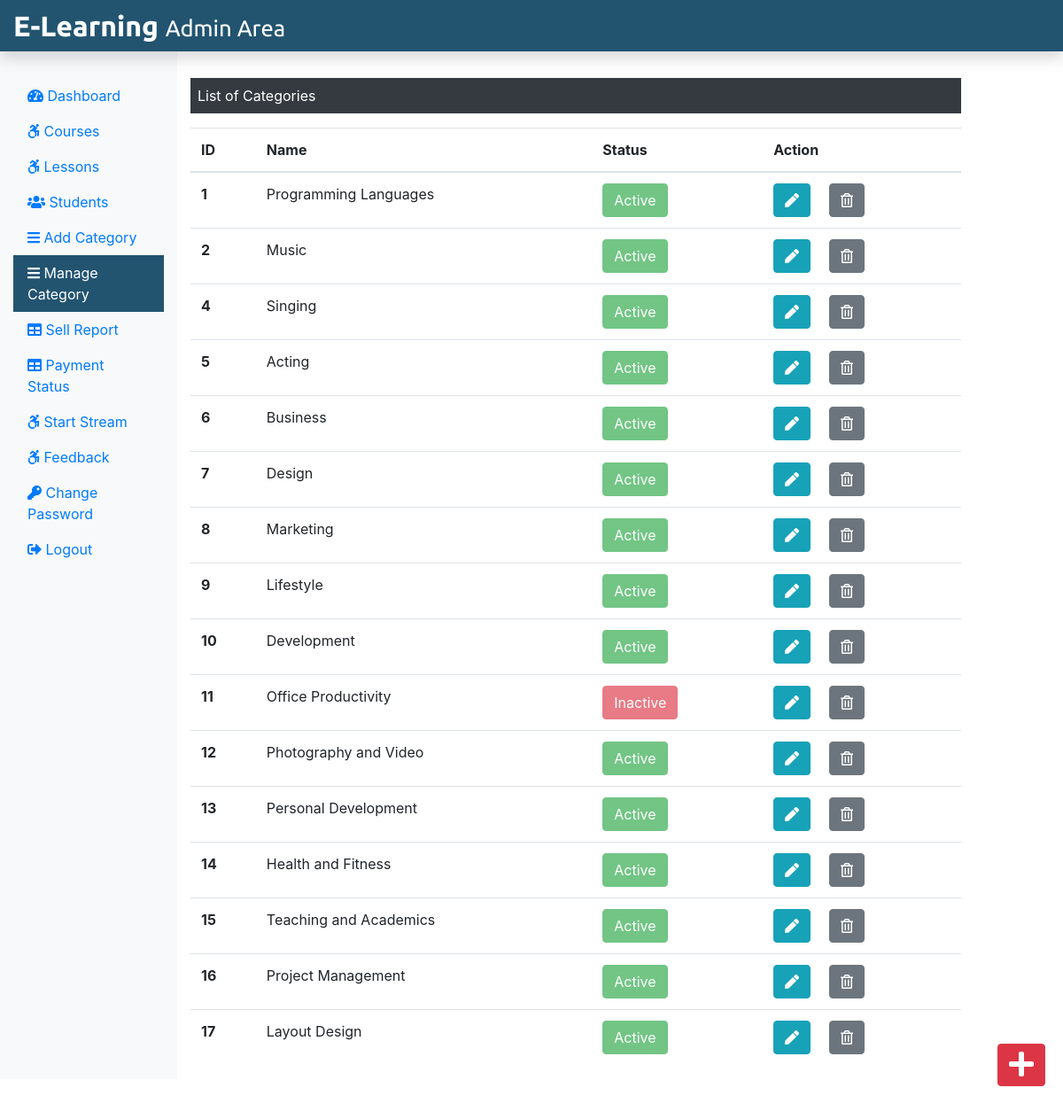
Page /Admin/categoryList.php (signed in) on the committed database.
### tables this page shows
CREATE TABLE `category` (
  `id` int(11) NOT NULL,
  `categoryName` varchar(255) NOT NULL,
  `Status` int(11) NOT NULL
);

### Admin/categoryList.php (the view, shortened to what this page needs)
<?php
include('./adminInclude/header.php');
include('../dbConnection.php');
 ?>
  <div class="col-sm-9 mt-5">
    <p class=" bg-dark text-white p-2">List of Categories</p>
    <?php
      $sql = "SELECT * FROM category";
      $result = $conn->query($sql);
      if($result->num_rows > 0){
       echo '<table class="table">
       <thead>
        <tr>
         <th scope="col">ID</th>
         <th scope="col">Name</th>
         <th scope="col">Status</th>
         <th scope="col">Action</th>
        </tr>
       </thead>
       <tbody>';
        while($row = $result->fetch_assoc()){
          echo '<tr>';
          echo '<th scope="row">'.$row["id"].'</th>';
          echo '<td>'. $row["categoryName"].'</td>';
          if($row["Status"] == 1){
            echo '<td><button class="btn btn-success" disabled>Active</button></td>';
          }
          if($row["Status"] == 0){
            echo '<td><button class="btn btn-danger" disabled>Inactive</button></td>';
          }
          echo '<td><form action="editcategory.php" method="POST" class="d-inline"> <input type="hidden" name="id" value='. $row["id"] .'><button type="submit" class="btn btn-info mr-3" name="view" value="View"><i class="fas fa-pen"></i></button></form>
          <form action="" method="POST" onclick="checker()" class="d-inline"><input type="hidden" name="id" value='. $row["id"] .'><button type="submit" class="btn btn-secondary" name="delete" value="Delete"><i class="far fa-trash-alt"></i></button></form></td>
         </tr>';
        }
        echo '</tbody>
        </table>';
      } else {
        echo "0 Result";
      }
     ?>
  </div>
 </div>
 <div><a class="btn btn-danger box" href="./addCategory.php"><i class="fas fa-plus fa-2x"></i></a></div>
</div>
</body>
</html>

### css/adminstyle.css (style rules this page uses)
.box { position: fixed; bottom: 10px; right: 20px; margin-bottom: 30px; }

### rows in the picture
category: id "1", categoryName "Programming Languages", Status "Active"
category: id "2", categoryName "Music", Status "Active"
category: id "4", categoryName "Singing", Status "Active"
category: id "5", categoryName "Acting", Status "Active"
category: id "6", categoryName "Business", Status "Active"
category: id "7", categoryName "Design", Status "Active"
category: id "8", categoryName "Marketing", Status "Active"
category: id "9", categoryName "Lifestyle", Status "Active"
category: id "10", categoryName "Development", Status "Active"
category: id "11", categoryName "Office Productivity", Status "Inactive"
category: id "12", categoryName "Photography and Video", Status "Active"
category: id "13", categoryName "Personal Development", Status "Active"
category: id "14", categoryName "Health and Fitness", Status "Active"
category: id "15", categoryName "Teaching and Academics", Status "Active"
category: id "16", categoryName "Project Management", Status "Active"
category: id "17", categoryName "Layout Design", Status "Active"
